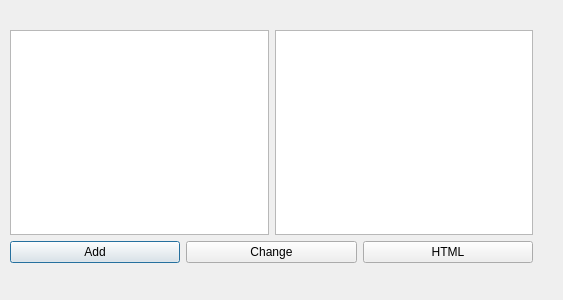
<?xml version="1.0" encoding="UTF-8"?>
<ui version="4.0">
 <class>add_change</class>
 <widget class="QDialog" name="add_change">
  <property name="geometry">
   <rect>
    <x>0</x>
    <y>0</y>
    <width>563</width>
    <height>300</height>
   </rect>
  </property>
  <property name="windowTitle">
   <string>Dialog</string>
  </property>
  <widget class="QWidget" name="">
   <property name="geometry">
    <rect>
     <x>10</x>
     <y>30</y>
     <width>523</width>
     <height>233</height>
    </rect>
   </property>
   <layout class="QVBoxLayout" name="verticalLayout">
    <item>
     <layout class="QHBoxLayout" name="horizontalLayout_2">
      <item>
       <widget class="QPlainTextEdit" name="plainTextEdit_left"/>
      </item>
      <item>
       <widget class="QPlainTextEdit" name="plainTextEdit_right"/>
      </item>
     </layout>
    </item>
    <item>
     <layout class="QHBoxLayout" name="horizontalLayout">
      <item>
       <widget class="QPushButton" name="pushButton_add">
        <property name="text">
         <string>Add</string>
        </property>
       </widget>
      </item>
      <item>
       <widget class="QPushButton" name="pushButton_change">
        <property name="text">
         <string>Change</string>
        </property>
       </widget>
      </item>
      <item>
       <widget class="QPushButton" name="pushButton_html">
        <property name="text">
         <string>HTML</string>
        </property>
       </widget>
      </item>
     </layout>
    </item>
   </layout>
  </widget>
 </widget>
 <resources/>
 <connections/>
</ui>
